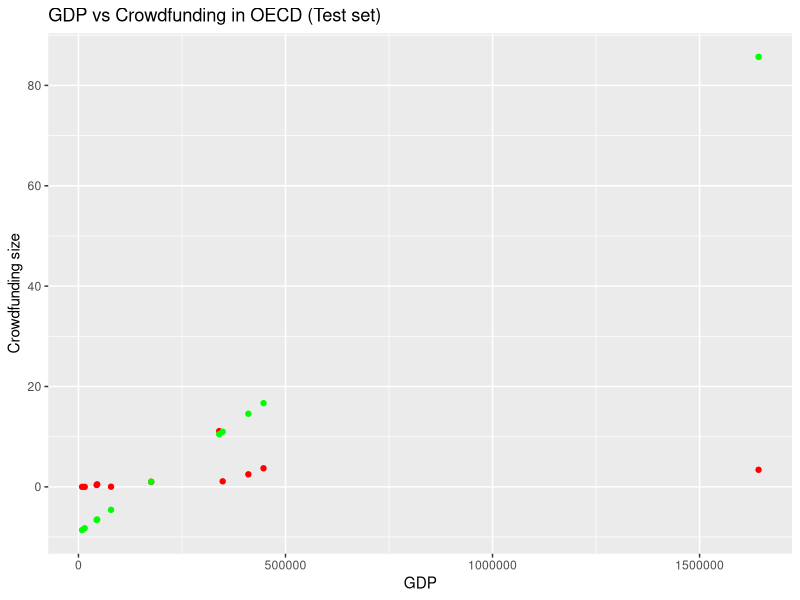

Write the R code that produced this figure.
# Multiple Linear Regression

# Importing the dataset
dataset = read.csv('crowdfunding_stats.csv')

# Splitting the dataset into the Training set and Test set
library(caTools)
set.seed(111)
split = sample.split(dataset$Y, SplitRatio = 2/3)
training_set = subset(dataset, split == TRUE)
test_set = subset(dataset, split == FALSE)

# Fitting Multiple Linear Regression to the Training set. The country is irrelevant here.
regressor = lm(formula = Y ~ .-Kraj,
               data = training_set)
summary(regressor)

# Refitting Multiple Linear Regression to the Training set. Backward elimination used. Last try below.
regressor = lm(formula = Y ~ PKB ,
               data = training_set)
summary(regressor)

# Predicting the Test set results
y_pred = predict(regressor, newdata = test_set)

# Visualising the gap between Test set and y_pred results
library(ggplot2)
ggplot() +
  geom_point(aes(x = test_set$PKB, y = test_set$Y),
             colour = 'red') +
  geom_point(aes(x = test_set$PKB, y = y_pred),
             colour = 'green') +
  #geom_line(aes(x = training_set$PKB, y = predict(regressor, newdata = training_set)),
  #          colour = 'blue') +
  ggtitle('GDP vs Crowdfunding in OECD (Test set)') +
  xlab('GDP') +
  ylab('Crowdfunding size')
